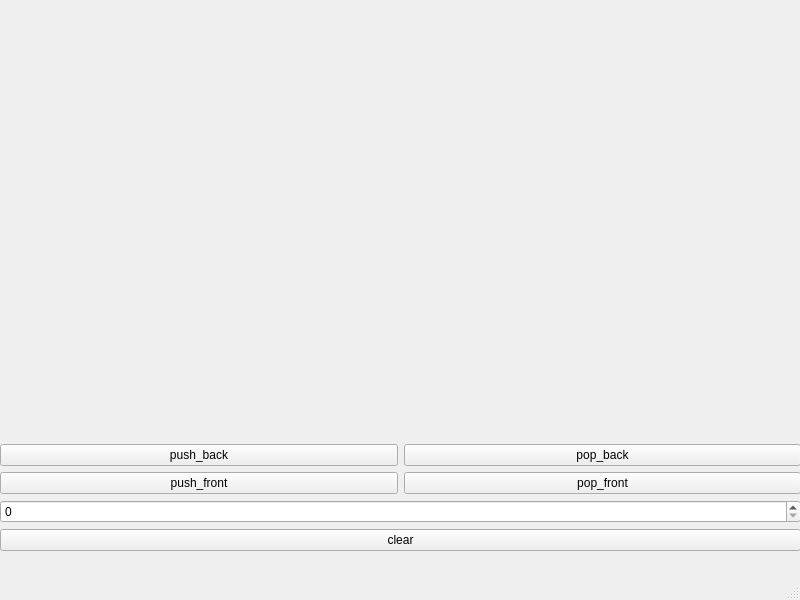
<?xml version="1.0" encoding="UTF-8"?>
<ui version="4.0">
 <class>MainWindow</class>
 <widget class="QMainWindow" name="MainWindow">
  <property name="geometry">
   <rect>
    <x>0</x>
    <y>0</y>
    <width>800</width>
    <height>600</height>
   </rect>
  </property>
  <property name="windowTitle">
   <string>MainWindow</string>
  </property>
  <widget class="QWidget" name="centralwidget">
   <widget class="QWidget" name="gridLayoutWidget">
    <property name="geometry">
     <rect>
      <x>0</x>
      <y>0</y>
      <width>801</width>
      <height>551</height>
     </rect>
    </property>
    <layout class="QGridLayout" name="gridLayout">
     <item row="1" column="1">
      <widget class="QPushButton" name="popbackButton_2">
       <property name="text">
        <string>pop_back</string>
       </property>
      </widget>
     </item>
     <item row="4" column="0" colspan="2">
      <widget class="QPushButton" name="clearButton">
       <property name="text">
        <string>clear</string>
       </property>
      </widget>
     </item>
     <item row="2" column="1">
      <widget class="QPushButton" name="popfrontButton">
       <property name="text">
        <string>pop_front</string>
       </property>
      </widget>
     </item>
     <item row="0" column="0" colspan="2">
      <widget class="QLabel" name="label">
       <property name="text">
        <string/>
       </property>
       <property name="alignment">
        <set>Qt::AlignCenter</set>
       </property>
      </widget>
     </item>
     <item row="2" column="0">
      <widget class="QPushButton" name="pushfrontButton">
       <property name="text">
        <string>push_front</string>
       </property>
      </widget>
     </item>
     <item row="1" column="0">
      <widget class="QPushButton" name="pushbackButton">
       <property name="text">
        <string>push_back</string>
       </property>
      </widget>
     </item>
     <item row="3" column="0" colspan="2">
      <widget class="QSpinBox" name="spinBox"/>
     </item>
    </layout>
   </widget>
  </widget>
  <widget class="QMenuBar" name="menubar">
   <property name="geometry">
    <rect>
     <x>0</x>
     <y>0</y>
     <width>800</width>
     <height>23</height>
    </rect>
   </property>
  </widget>
  <widget class="QStatusBar" name="statusbar"/>
 </widget>
 <resources/>
 <connections/>
</ui>
